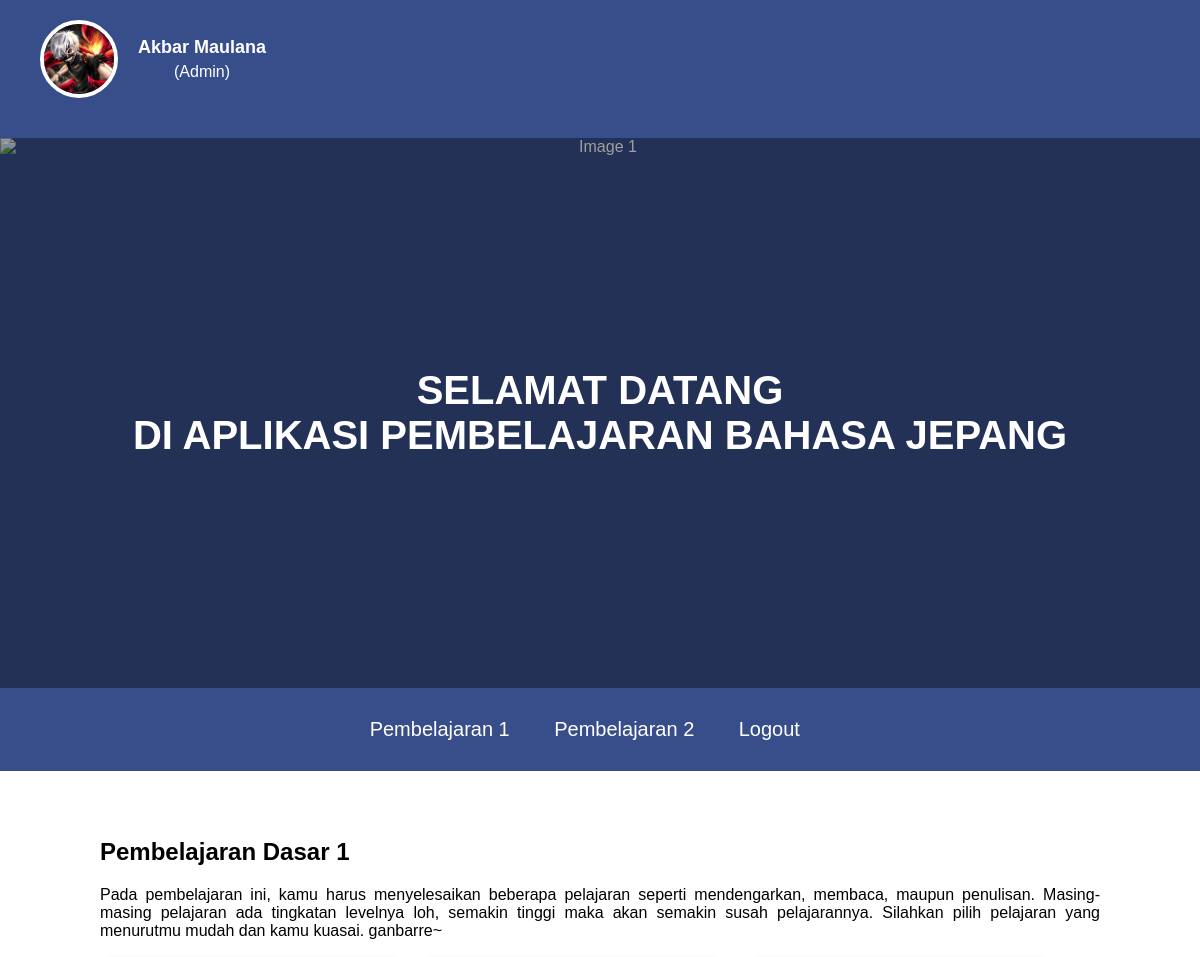
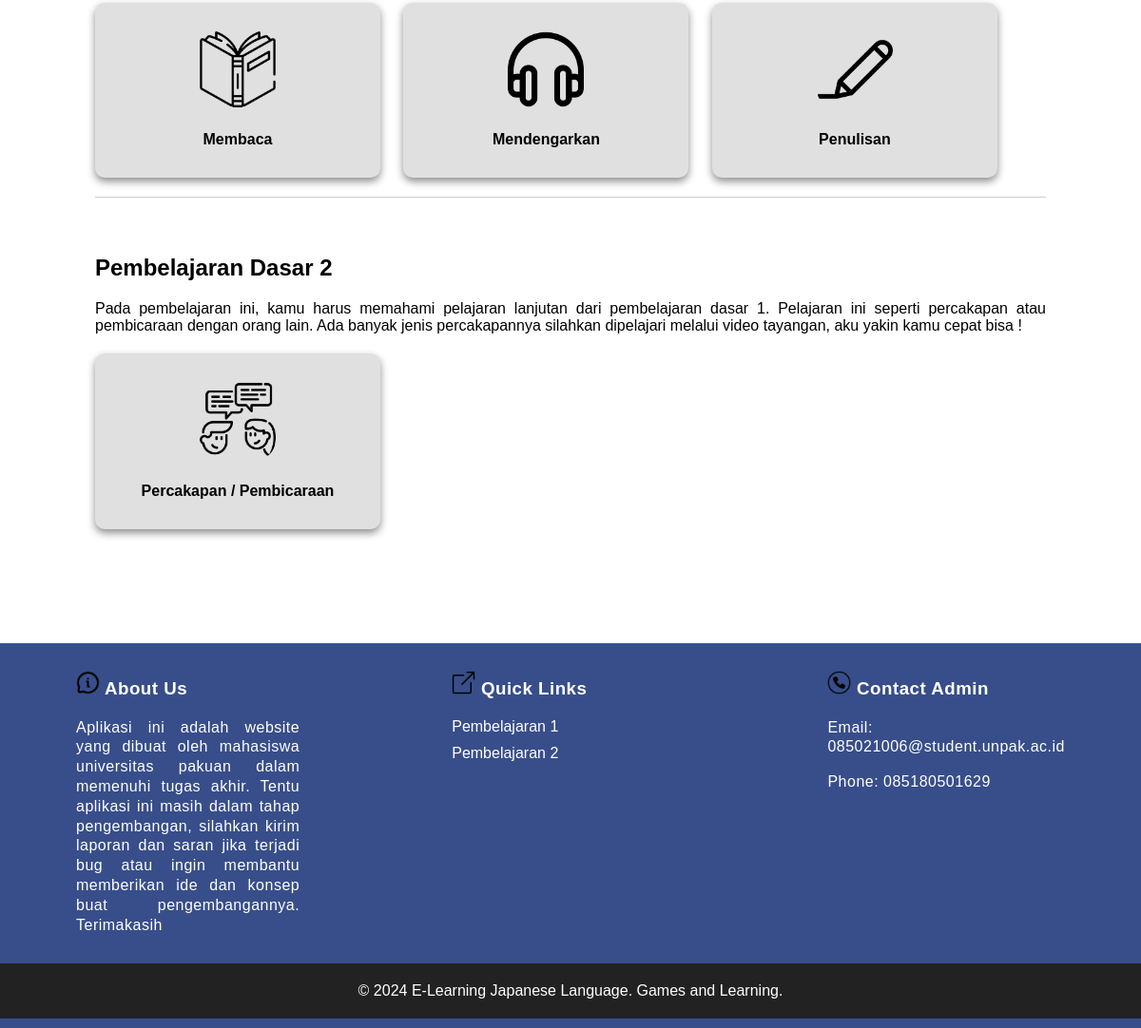
The page /admin/Dashboard_admin.php (signed in) on the database its author committed (2 pictures, top to bottom).
### tables this page shows
CREATE TABLE `user` (
  `id` int(3) NOT NULL,
  `foto_profile` varchar(30) NOT NULL,
  `nama` char(60) NOT NULL,
  `username` varchar(50) NOT NULL,
  `password` varchar(50) NOT NULL,
  `role` varchar(10) NOT NULL,
  `progres_level` varchar(3) NOT NULL
);

### admin/Dashboard_admin.php (the view, shortened to what this page needs)
<!DOCTYPE html>
<html lang="en">
<head>
    <link rel="stylesheet" href="../css/style-user.css">
</head>
<body>
<header>
<div class="profile">
    <?php
    include "koneksi.php";
    if (isset($_SESSION['id'])) {
        $id = $_SESSION['id'];
        $sql = "SELECT nama, role, foto_profile FROM user WHERE id = '$id'";
        $result = mysqli_query($koneksi, $sql);
        if (mysqli_num_rows($result) > 0) {
            $row = mysqli_fetch_assoc($result);
            $nama = $row["nama"];
            $profile_picture = $row["foto_profile"];
            $role = $row['role'];
            if (!empty($profile_picture)) {
                echo "<img src='../uploads_profile/$profile_picture' alt='Profile Picture' class='profile-pic'>";
            } else {
                echo "<img src='../images/default_profile_picture.jpg' alt='Profile Picture' class='profile-pic'>";
            }
            echo "<div class='profile-info'>";
            echo "<span>$nama</span>";
            echo "<p>($role)</p>";
            echo "</div>";
        } else {
            echo "0 results";
        }
    }
    ?>
</div>
<div class="carousel">
    <img class="carousel-image" src="../images/bg_1.jpeg" alt="Image 1">
    <div class="overlay">
        <div class="text">SELAMAT DATANG <br> DI APLIKASI PEMBELAJARAN BAHASA JEPANG</div>
    </div>
</div>
</header>
    <nav>
        <ul>
            <li><a href="#section1">Pembelajaran 1</a></li>
            <li><a href="#section2">Pembelajaran 2</a></li>
            <?php
            if (isset($_SESSION['id'])) {
                echo '<li><a href="logout.php">Logout</a></li>';
            }
            ?>
        </ul>
    </nav>
    <main>
        <section id="section1">
            <h2>Pembelajaran Dasar 1</h2>
            <p>Pada pembelajaran ini, kamu harus menyelesaikan beberapa pelajaran seperti mendengarkan, membaca, maupun penulisan.
                Masing-masing pelajaran ada tingkatan levelnya loh, semakin tinggi maka akan semakin susah pelajarannya. Silahkan pilih pelajaran yang menurutmu mudah dan kamu kuasai. ganbarre~
            </p>
            <a href="task_membaca_admin.php" style="color:black; text-decoration:none;">
            <div class="box-container">
                <img src="../images/icons/book.png" alt="">
                <h4>Membaca</h4>
            </div>
            </a>
            <a href="task_mendengar_admin.php" style="color:black; text-decoration:none;">
            <div class="box-container">
                <img src="../images/icons/listening.png" alt="">
                <h4>Mendengarkan</h4>
            </div>
            </a>
            <a href="task_menulis_admin.php" style="color:black; text-decoration:none;">
            <div class="box-container">
                <img src="../images/icons/write.png" alt="">
                <h4>Penulisan</h4>
            </div>
            </a>
        </section>
        <section id="section2">
            <h2>Pembelajaran Dasar 2</h2>
            <p>Pada pembelajaran ini, kamu harus memahami pelajaran lanjutan dari pembelajaran dasar 1. Pelajaran ini seperti
                percakapan atau pembicaraan dengan orang lain. Ada banyak jenis percakapannya silahkan dipelajari melalui video tayangan, aku yakin kamu cepat bisa !
            </p>
        <a href="task_percakapan_admin.php" style="color:black; text-decoration:none;">
        <div class="box-container">
            <img src="../images/icons/speaking.png" alt="">
            <h4>Percakapan / Pembicaraan</h4>
        </div>
        </a>
    </section>
    </main>
    <footer>
    <div class="footer-container">
        <div class="footer-column">
            <h3><img src="../images/icons/about.png" alt="About Us Icon" class="footer-icon"> About Us</h3>
            <p>Aplikasi ini adalah website yang dibuat oleh mahasiswa universitas pakuan dalam memenuhi tugas akhir. Tentu aplikasi ini masih dalam tahap pengembangan, silahkan kirim laporan dan saran jika terjadi bug atau ingin membantu memberikan ide dan konsep buat pengembangannya. Terimakasih</p>
        </div>
        <div class="footer-column">
            <h3><img src="../images/icons/link.png" alt="Quick Links Icon" class="footer-icon"> Quick Links</h3>
            <ul>
                <li><a href="#section1">Pembelajaran 1</a></li>
                <li><a href="#section2">Pembelajaran 2</a></li>
            </ul>
        </div>
        <div class="footer-column">
            <h3><img src="../images/icons/contact.png" alt="Contact Icon" class="footer-icon"> Contact Admin</h3>
            <p>Email: 085021006@student.unpak.ac.id</p>
            <p>Phone: 085180501629</p>
        </div>
    </div>
    <div class="footer-bottom">
        &copy; 2024 E-Learning Japanese Language. Games and Learning.
    </div>
</footer>
</body>
</html>

### css/style-user.css (style rules this page uses)
body { font-family: Arial, sans-serif; margin: 0; padding: 0; }
header { background-color: rgb(56, 78, 138); color: #fff; text-align: center; position: relative; }
.carousel { position: relative; max-width: 100%; overflow: auto; }
.carousel-image { display: none; width: 100%; height: 550px; }
.carousel-image:first-child { display: block; }
nav { background-color: rgb(56, 78, 138); color: #fff; padding: 30px 30px; text-align: center; position: absolute; width: 95.8%; }
nav ul { list-style-type: none; padding: 0; margin: 0; margin-right: 20px; }
nav li { display: inline-block; margin-right: 20px; }
nav a { text-decoration: none; color: #fff; font-size: 20px; padding: 10px; transition: background-color 0.3s; }
main { max-width: 100%; margin: 0 auto; padding: 100px; box-sizing: border-box; text-decoration: none; }
section { padding-top: 50px; margin-bottom: 20px; border-bottom: 1px solid #ccc; padding-bottom: 20px; }
section:last-child { margin-bottom: 0; border-bottom: none; }
h2 { margin-top: 0; }
p { margin-bottom: 0; text-align: justify; }
#section1 { margin-bottom: 10px; }
.profile { display: flex; align-items: center; margin-bottom: 20px; padding: 0 40px; padding-top: 20px; padding-bottom: 20px; }
.profile img { width: 70px; height: 70px; object-fit: cover; border-radius: 50%; margin-right: 20px; border: 4px solid rgb(255, 255, 255); }
.profile .profile-info { display: flex; flex-direction: column; }
.profile .profile-info span { font-weight: bold; font-size: 18px; }
.profile .profile-info p { margin: 0 auto; font-size: 16px; padding-top: 5px; }
.overlay { position: absolute; top: 50%; left: 50%; transform: translate(-50%, -50%); width: 100%; height: 100%; background-color: rgba(0, 0, 0, 0.377); padding: 30px; box-sizing: border-box; display: flex; justify-content: center; align-items: center; }
.text { color: white; font-size: 40px; font-weight: bold; }
.box-container { display: inline-block; width: 100%; max-width: 300px; text-align: center; border-radius: 10px; padding: 10px; margin-top: 20px; margin-right: 20px; box-sizing: border-box; background-color: #e0e0e0; box-shadow: 0 4px 8px rgba(0, 0, 0, 0.452); }
.box-container img { width: 80px; height: auto; border-radius: 20%; object-fit: cover; padding-top: 20px; }
footer { background-color: rgb(56, 78, 138); color: #fff; padding: 10px 0; }
.footer-container { display: flex; justify-content: space-around; flex-wrap: wrap; }
.footer-column { flex: 1; margin: 0 80px; }
.footer-column h3, .footer-column p { color: #fff; text-align: justify; line-height: 1.3; letter-spacing: 0.5px; }
.footer-column .footer-icon { width: 25px; height: 25px; object-fit: cover; }
.footer-column ul { list-style-type: none; padding: 0; }
.footer-column ul li { margin-bottom: 10px; }
.footer-column ul li a { color: #fff; text-decoration: none; }
.footer-bottom { margin-top: 30px; text-align: center; padding-top: 20px; padding-bottom: 20px; background-color: #222; }

### admin/Dashboard_admin.php (style rules this page uses)
.profile-pic { cursor: pointer; width: 100px; height: 100px; border-radius: 50%; }

### rows shown on the page
user: foto_profile (picture), nama "Akbar Maulana", role "Admin"
